Frame 1 (no input): blank canvas, image omitted
Frame 60 (no input): blank canvas, image omitted
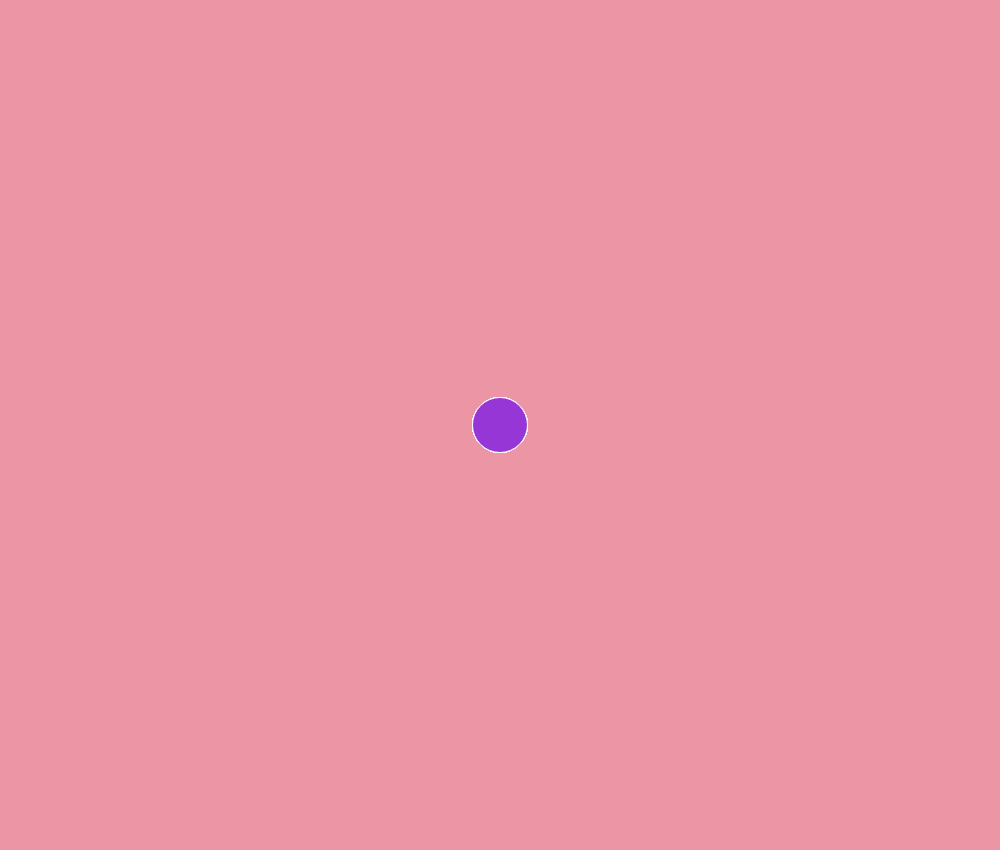
Frame 120 (the mouse pressed at the canvas centre since frame 60)

The p5.js sketch whose frames 1 and 60 were blank and that drew this single picture after the mouse press (run headless with seeded random() and noise() and a simulated clock; from frame 60 on, the mouse is pressed at the canvas centre):

// p5.js sketch
// ── sketch.js
function setup() {
  createCanvas(1000, 850);
  background("rgb(236,150,165)");
}

function draw() {

  fill("rgb(151,54,214)");
  stroke("white")
  if (mouseIsPressed)
    circle(mouseX,mouseY,55,155);
}
